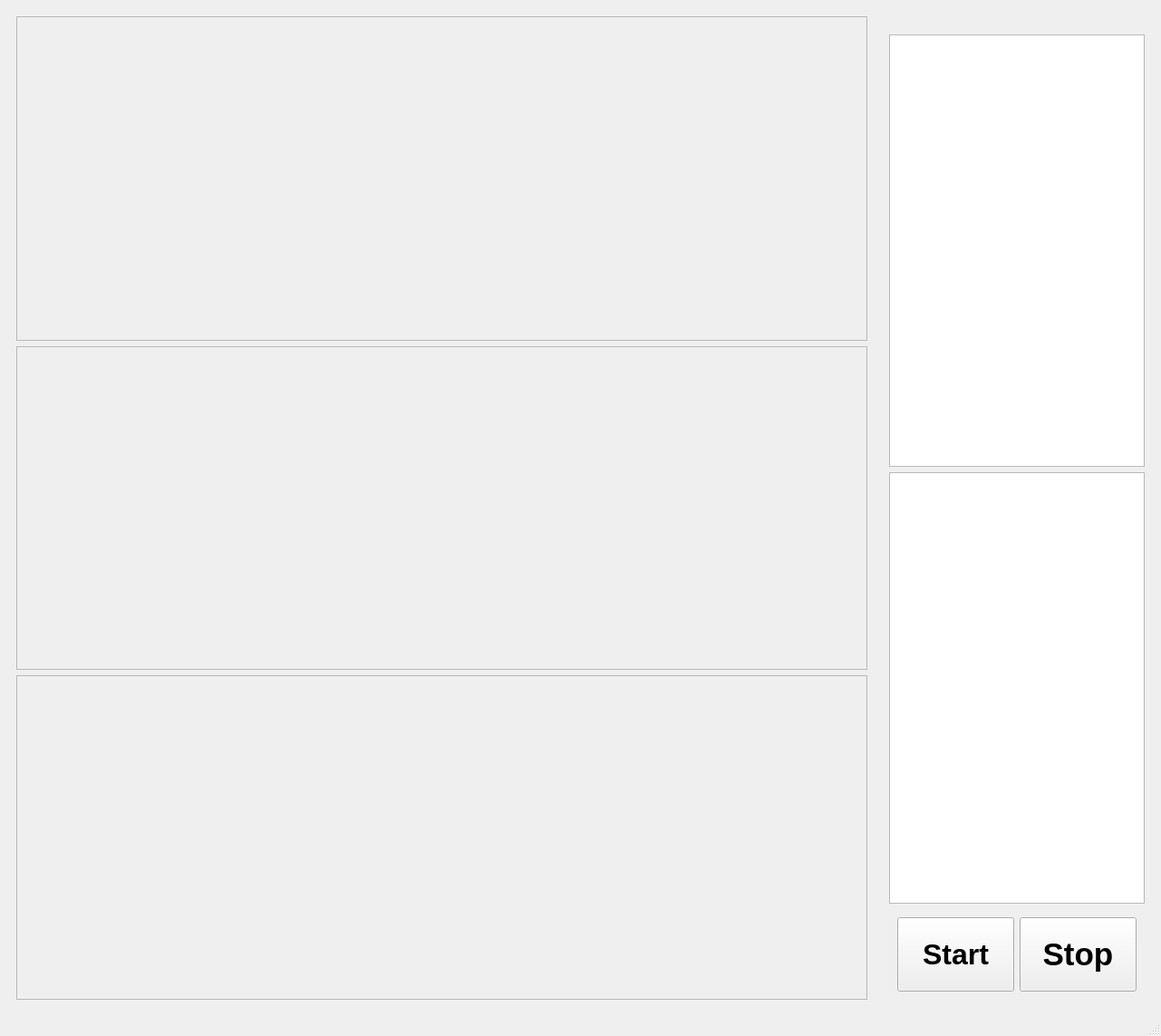
<?xml version="1.0" encoding="UTF-8"?>
<ui version="4.0">
 <class>MainWindow</class>
 <widget class="QMainWindow" name="MainWindow">
  <property name="geometry">
   <rect>
    <x>0</x>
    <y>0</y>
    <width>1281</width>
    <height>1143</height>
   </rect>
  </property>
  <property name="windowTitle">
   <string>MainWindow</string>
  </property>
  <widget class="QWidget" name="centralwidget">
   <layout class="QHBoxLayout" name="horizontalLayout">
    <item>
     <widget class="QWidget" name="widget" native="true">
      <layout class="QVBoxLayout" name="verticalLayout_2">
       <item>
        <widget class="QFrame" name="frame">
         <property name="frameShape">
          <enum>QFrame::StyledPanel</enum>
         </property>
         <property name="frameShadow">
          <enum>QFrame::Raised</enum>
         </property>
         <layout class="QHBoxLayout" name="horizontalLayout_3">
          <item>
           <widget class="QWidget" name="widgetCPU0" native="true">
            <layout class="QVBoxLayout" name="widget_CPU0"/>
           </widget>
          </item>
          <item>
           <widget class="QWidget" name="widgetCPU1" native="true">
            <layout class="QVBoxLayout" name="widget_CPU1"/>
           </widget>
          </item>
         </layout>
        </widget>
       </item>
       <item>
        <widget class="QFrame" name="frame_2">
         <property name="frameShape">
          <enum>QFrame::StyledPanel</enum>
         </property>
         <property name="frameShadow">
          <enum>QFrame::Raised</enum>
         </property>
         <layout class="QHBoxLayout" name="horizontalLayout_4">
          <item>
           <widget class="QWidget" name="widgetClocks" native="true">
            <layout class="QVBoxLayout" name="widget_Clocks"/>
           </widget>
          </item>
         </layout>
        </widget>
       </item>
       <item>
        <widget class="QFrame" name="frame_3">
         <property name="sizePolicy">
          <sizepolicy hsizetype="Minimum" vsizetype="Preferred">
           <horstretch>0</horstretch>
           <verstretch>0</verstretch>
          </sizepolicy>
         </property>
         <property name="frameShape">
          <enum>QFrame::StyledPanel</enum>
         </property>
         <property name="frameShadow">
          <enum>QFrame::Raised</enum>
         </property>
         <layout class="QHBoxLayout" name="horizontalLayout_5">
          <item>
           <widget class="QWidget" name="widgetTemperature" native="true">
            <layout class="QVBoxLayout" name="widget_Temperature"/>
           </widget>
          </item>
         </layout>
        </widget>
       </item>
      </layout>
     </widget>
    </item>
    <item>
     <widget class="QWidget" name="widget_2" native="true">
      <property name="sizePolicy">
       <sizepolicy hsizetype="Maximum" vsizetype="Preferred">
        <horstretch>0</horstretch>
        <verstretch>0</verstretch>
       </sizepolicy>
      </property>
      <property name="minimumSize">
       <size>
        <width>300</width>
        <height>0</height>
       </size>
      </property>
      <layout class="QVBoxLayout" name="verticalLayout">
       <item>
        <widget class="QLabel" name="label">
         <property name="frameShape">
          <enum>QFrame::NoFrame</enum>
         </property>
         <property name="text">
          <string/>
         </property>
         <property name="pixmap">
          <pixmap>AnalyzerLogo300.png</pixmap>
         </property>
         <property name="scaledContents">
          <bool>true</bool>
         </property>
        </widget>
       </item>
       <item>
        <widget class="QListWidget" name="listWidget"/>
       </item>
       <item>
        <widget class="QTextEdit" name="textEdit">
         <property name="html">
          <string>&lt;!DOCTYPE HTML PUBLIC &quot;-//W3C//DTD HTML 4.0//EN&quot; &quot;http://www.w3.org/TR/REC-html40/strict.dtd&quot;&gt;
&lt;html&gt;&lt;head&gt;&lt;meta name=&quot;qrichtext&quot; content=&quot;1&quot; /&gt;&lt;style type=&quot;text/css&quot;&gt;
p, li { white-space: pre-wrap; }
&lt;/style&gt;&lt;/head&gt;&lt;body style=&quot; font-family:'Ubuntu'; font-size:11pt; font-weight:400; font-style:normal;&quot;&gt;
&lt;p style=&quot;-qt-paragraph-type:empty; margin-top:0px; margin-bottom:0px; margin-left:0px; margin-right:0px; -qt-block-indent:0; text-indent:0px;&quot;&gt;&lt;br /&gt;&lt;/p&gt;&lt;/body&gt;&lt;/html&gt;</string>
         </property>
        </widget>
       </item>
       <item>
        <widget class="QWidget" name="widget_3" native="true">
         <property name="sizePolicy">
          <sizepolicy hsizetype="Expanding" vsizetype="Preferred">
           <horstretch>0</horstretch>
           <verstretch>0</verstretch>
          </sizepolicy>
         </property>
         <property name="minimumSize">
          <size>
           <width>0</width>
           <height>100</height>
          </size>
         </property>
         <layout class="QHBoxLayout" name="horizontalLayout_2">
          <item>
           <widget class="QPushButton" name="pushButton_Start">
            <property name="sizePolicy">
             <sizepolicy hsizetype="Minimum" vsizetype="Preferred">
              <horstretch>0</horstretch>
              <verstretch>0</verstretch>
             </sizepolicy>
            </property>
            <property name="maximumSize">
             <size>
              <width>16777215</width>
              <height>100</height>
             </size>
            </property>
            <property name="font">
             <font>
              <pointsize>24</pointsize>
              <weight>75</weight>
              <italic>false</italic>
              <bold>true</bold>
             </font>
            </property>
            <property name="text">
             <string>Start</string>
            </property>
           </widget>
          </item>
          <item>
           <widget class="QPushButton" name="pushButton_Stop">
            <property name="sizePolicy">
             <sizepolicy hsizetype="Minimum" vsizetype="Preferred">
              <horstretch>0</horstretch>
              <verstretch>0</verstretch>
             </sizepolicy>
            </property>
            <property name="maximumSize">
             <size>
              <width>16777215</width>
              <height>100</height>
             </size>
            </property>
            <property name="font">
             <font>
              <pointsize>26</pointsize>
              <weight>75</weight>
              <bold>true</bold>
             </font>
            </property>
            <property name="text">
             <string>Stop</string>
            </property>
           </widget>
          </item>
         </layout>
        </widget>
       </item>
      </layout>
     </widget>
    </item>
   </layout>
  </widget>
  <widget class="QMenuBar" name="menubar">
   <property name="geometry">
    <rect>
     <x>0</x>
     <y>0</y>
     <width>1281</width>
     <height>25</height>
    </rect>
   </property>
  </widget>
  <widget class="QStatusBar" name="statusbar"/>
 </widget>
 <resources/>
 <connections/>
</ui>
